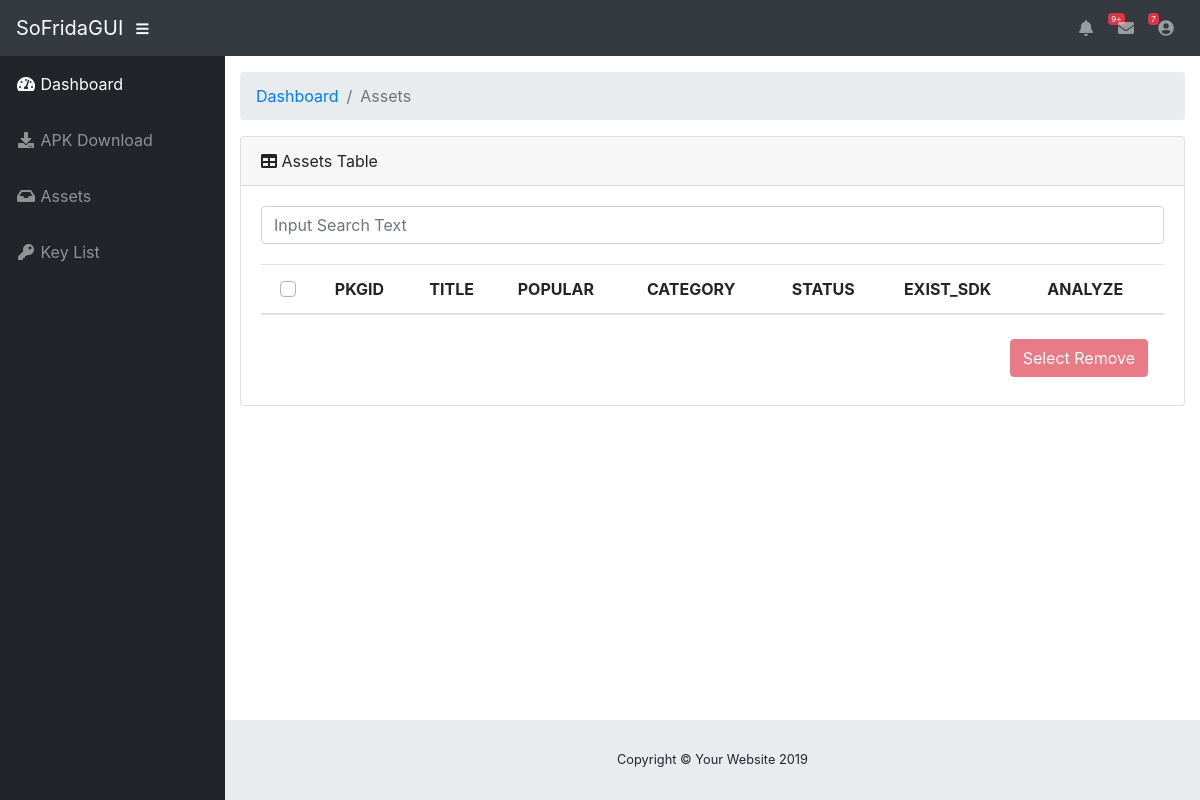
Before: /assets with the older database file.
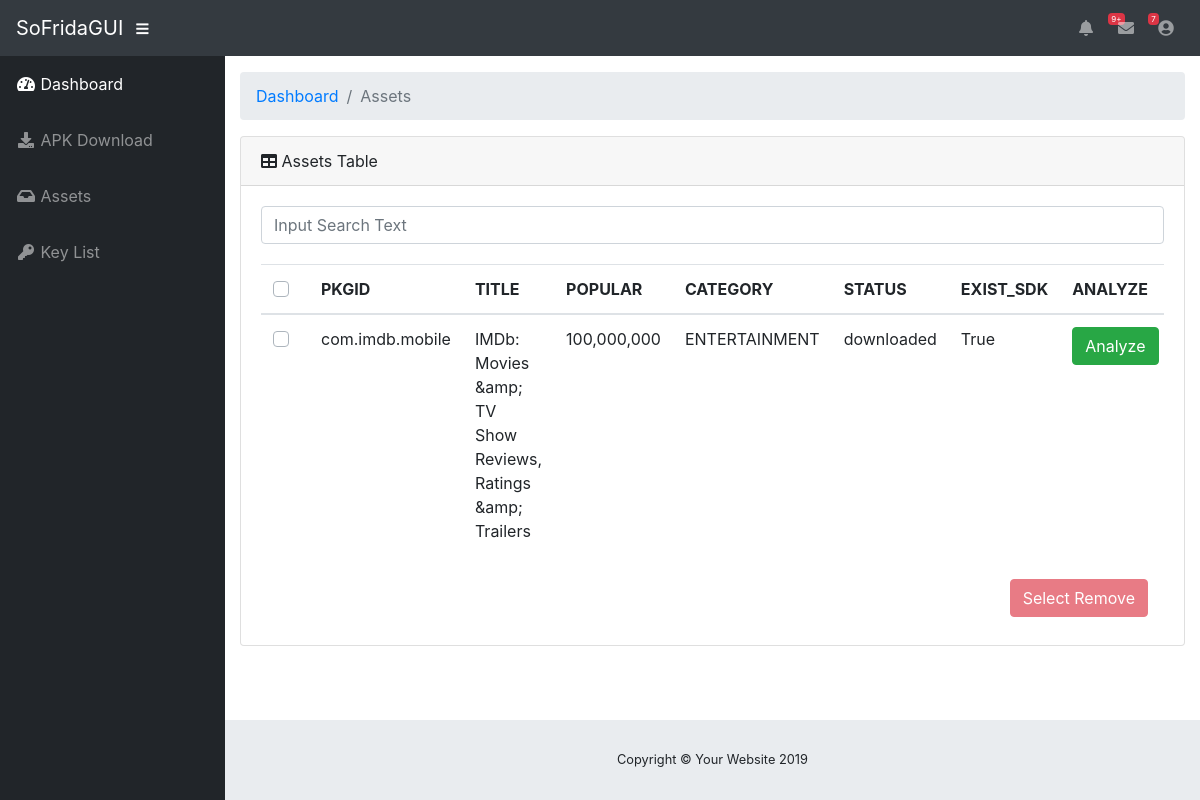
After: the same page with the newer database file.
### tables this page shows
CREATE TABLE assets (
            package_name text primary key, 
            title text,
            popular integer,
            category text,
            status text,
            exist_sdk integer,
            access_key_id text,
            secret_access_key text,
            session_token text,
            region text,
            service text,
            bucket text);

### app.py (the view)
@app.route("/assets")
def assets_layout():
  asset = Assets()
  asset_infos = asset.get_all()
  return render_template("assets.html", asset_infos=asset_infos)

### assets.py (called while the page is built)
    def db_init(self):
        self.db_path = os.path.join("./assets.db")
        self.con = sqlite3.connect(self.db_path)
        self.cur = self.con.cursor()
        self.cur.execute('''create table if not exists assets (
            package_name text primary key,
            title text,
            popular integer,
            category text,
            status text,
            exist_sdk integer,
            access_key_id text,
            secret_access_key text,
            session_token text,
            region text,
            service text,
            bucket text)''')
        self.columns = ['package_name', 'title', 'popular','category','status','exist_sdk', 'access_key_id', 'secret_key_id','session_token','region','service','bucket']
        self.con.commit()

    def get_all(self):
        package_list = []
        for row in self.cur.execute('''select * from assets'''):
            package = dict()
            for i in range(len(self.columns)):
                if row[i] == None:
                    package[self.columns[i]] = ""
                else:
                    package[self.columns[i]] = row[i]
            package_list.append(package)
        return package_list

### templates/assets.html (shortened to what this page needs)
{% extends "layout.html" %}
{% block content %}
<div class="container-fluid">
	<ol class="breadcrumb">
		<li class="breadcrumb-item">
			<a href="#">Dashboard</a>
		</li>
		<li class="breadcrumb-item active">Assets</li>
	</ol>
	<div class="card mb-3">
		<div class="card-header">
			<i class="fas fa-table"></i>
			Assets Table
		</div>
		<div class="card-body">
			<div class="input-group">
				<input type="text" class="form-control" placeholder="Input Search Text" spellcheck="false" id="search_form">
			</div>
			<div style="margin-top:20px;" class="table-responsive" id="assets_list">
				<table class="table" id="assets_table">
					<thead>
						<th>
							<div class="custom-control custom-checkbox" align="center">
							</div>
						</th>
						<th>PKGID</th>
						<th>TITLE</th>
						<th>POPULAR</th>
						<th>CATEGORY</th>
						<th>STATUS</th>
						<th>EXIST_SDK</th>
						<th>ANALYZE</th>
					</thead>
					<tbody>
						{% for info in asset_infos %}
						<tr>
							<td>
								<div class="custom-control custom-checkbox" align="center">
								</div>
							</td>
							<td>{{ info['package_name'] }}</td>
							<td>{{ info['title'] }}</td>
							<td>{{ "{:,}".format(info['popular']) }}</td>
							<td>{{ info['category'] }}</td>
							<td>{{ info['status'] }}</td>
							{% if info['exist_sdk'] == 1 %}
							<td>True</td>
							<td><button class="btn btn-success" id="{{ info['package_name'] }}">Analyze</button></td>
							{% elif info['exist_sdk'] == 0 %}
							<td>False</td>
							<td><button class="btn btn-danger" id="{{ info['package_name'] }}">Remove</button></td>
							{% else %}
							<td></td>
							<td></td>
							{% endif %}
						</tr>
						{% endfor %}
					</tbody>
				</table>
			</div>
			<nav class="navbar navbar-expand">
				<button class="nav-item btn btn-danger ml-auto mr-0 my-2 my-md-0" id="select-remove" disabled>Select Remove</button>
			</nav>
		</div>
	</div>
</div>
{% endblock %}

### templates/layout.html (shortened to what this page needs)
<!DOCTYPE html>
<html lang="en">
    <head>
        <link  rel="stylesheet" type="text/css" href="{{ url_for('static', filename='vendor/fontawesome-free/css/all.min.css')}}">
        <link  rel="stylesheet" type="text/css" href="{{ url_for('static', filename='vendor/datatables/dataTables.bootstrap4.css')}}">
        <link  rel="stylesheet" type="text/css" href="{{ url_for('static', filename='css/sb-admin.css')}}">
    </head>
    <body id="page-top">
        <nav class="navbar navbar-expand navbar-dark bg-dark static-top">
            <a class="navbar-brand mr-1" href="{{ url_for('index') }}">SoFridaGUI</a>
            <button class="btn btn-link btn-sm text-white order-1 order-sm-0" id="sidebarToggle" href="#">
                <i class="fas fa-bars"></i>
            </button>
            <ul class="navbar-nav ml-auto mr-0 my-2 my-md-0">
                <li class="nav-item dropdown no-arrow">
                    <a class="nav-link dropdown-toggle" href="#" id="alertsDropdown" role="button" data-toggle="dropdown" aria-haspopup="true" aria-expanded="false">
                    <i class="fas fa-bell fa-fw"></i>
                    <span class="badge badge-danger">9+</span>
                    </a>
                </li>
                <li class="nav-item dropdown no-arrow mx-1">
                    <a class="nav-link dropdown-toggle" href="#" id="messagesDropdown" role="button" data-toggle="dropdown" aria-haspopup="true" aria-expanded="false">
                    <i class="fas fa-envelope fa-fw"></i>
                    <span class="badge badge-danger">7</span>
                    </a>
                </li>
                <li class="nav-item dropdown no-arrow">
                    <a class="nav-link dropdown-toggle" href="#" id="userDropdown" role="button" data-toggle="dropdown" aria-haspopup="true" aria-expanded="false">
                    <i class="fas fa-user-circle fa-fw"></i>
                    </a>
                </li>
            </ul>
        </nav>
        <div id="wrapper">
            <ul class="sidebar navbar-nav">
                <li class="nav-item active">
                    <a class="nav-link" href="{{ url_for('index') }}">
                    <i class="fas fa-fw fa-tachometer-alt"></i>
                    <span>Dashboard</span>
                    </a>
                </li>
                <li class="nav-item">
                    <a class="nav-link" href="{{ url_for('apk_download_layout') }}">
                    <i class="fas fa-fw fa-download"></i>
                    <span>APK Download</span></a>
                </li>
                <li class="nav-item">
                    <a class="nav-link" href="{{ url_for('assets_layout') }}">
                    <i class="fas fa-fw fa-inbox"></i>
                    <span>Assets</span></a>
                </li>
                <li class="nav-item">
                    <a class="nav-link" href="#">
                    <i class="fas fa-fw fa-key"></i>
                    <span>Key List</span></a>
                </li>
            </ul>
            <div id="content-wrapper">
            {% block content %}
            {% endblock %}
                <footer class="sticky-footer">
                    <div class="container my-auto">
                        <div class="copyright text-center my-auto">
                            <span>Copyright © Your Website 2019</span>
                        </div>
                    </div>
                </footer>
            </div>
        </div>
    </body>
</html>

Changed rows visible on the page:
added assets: package_name "com.imdb.mobile", title "IMDb: Movies &amp; TV Show Reviews, Ratings &amp; Trailers", popular "100,000,000", category "ENTERTAINMENT", status "downloaded"
